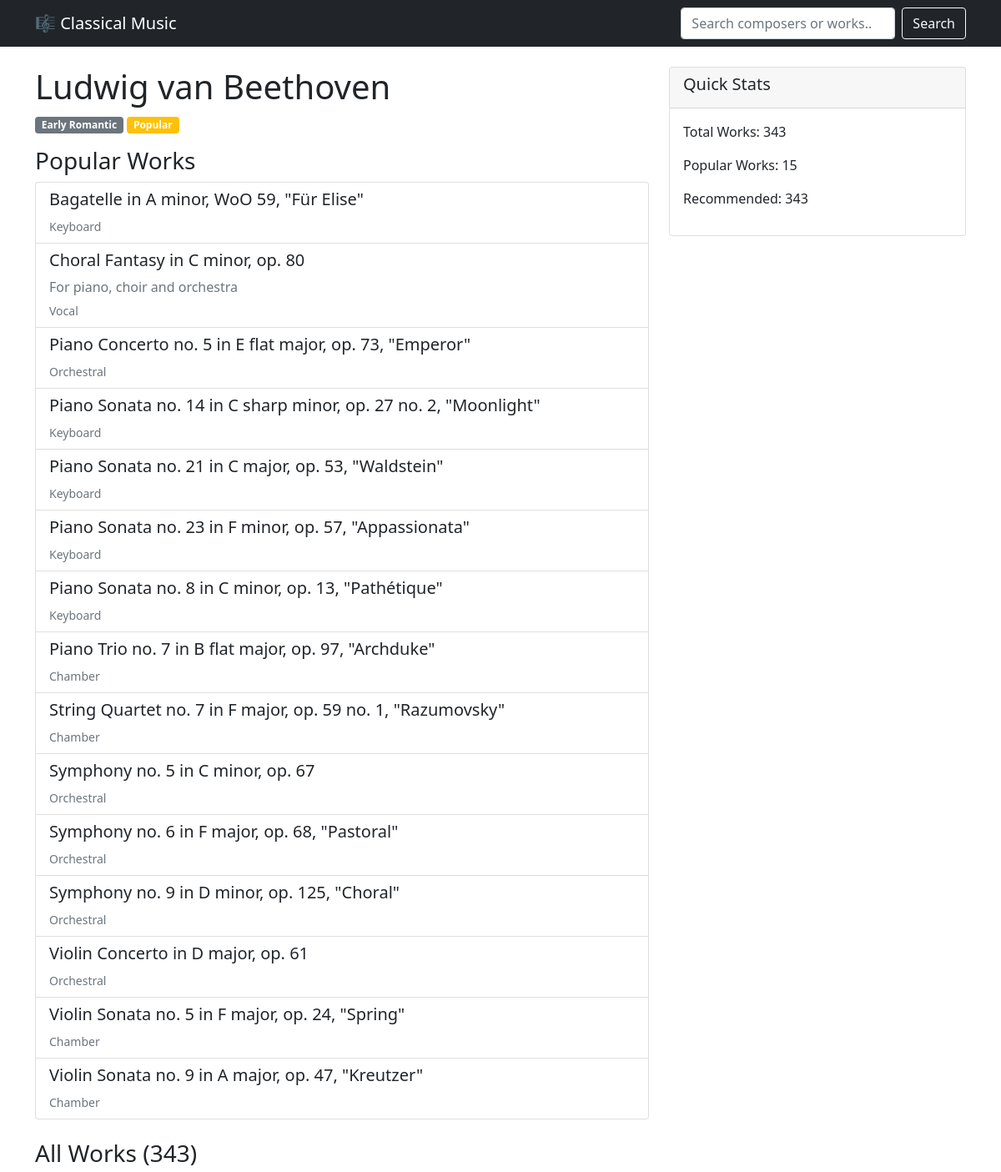
/catalog/composer/15/ (upper part), run on the app's committed database.
### catalog/models.py (models this page shows, shortened)
class Composer(models.Model):
    name = models.TextField(unique=True, blank=True, null=True)
    name_ko = models.TextField(blank=True, null=True)
    lastname_ko = models.TextField(blank=True, null=True)
    complete_name = models.TextField(blank=True, null=True)
    portrait = models.TextField(blank=True, null=True)
    birth = models.DateField()
    death = models.DateField(blank=True, null=True)
    epoch = models.TextField()
    country = models.TextField(blank=True, null=True)
    recommended = models.BooleanField(blank=True, null=True)
    popular = models.BooleanField(blank=True, null=True)

class Work(models.Model):
    composer = models.ForeignKey(Composer, models.DO_NOTHING)
    title = models.TextField(blank=True, null=True)
    title_ko = models.TextField(blank=True, null=True)
    subtitle = models.TextField(blank=True, null=True)
    subtitle_ko = models.TextField(blank=True, null=True)
    searchterms = models.TextField(blank=True, null=True)
    genre = models.TextField()
    year = models.DateField(blank=True, null=True)
    recommended = models.BooleanField(blank=True, null=True)
    popular = models.BooleanField(blank=True, null=True)

### catalog/views.py (the view)
# urls.py: path('composer/<int:composer_id>/', views.composer_detail, name='composer_detail'),
def composer_detail(request, composer_id):
    composer = get_object_or_404(Composer, id=composer_id)
    works = Work.objects.filter(composer=composer).order_by('title')
    popular_works = works.filter(popular=True)
    return render(request, 'catalog/composer_detail.html', {
        'composer': composer,
        'works': works,
        'popular_works': popular_works
    })

### catalog/templates/catalog/composer_detail.html (shortened to what this page needs)
{% extends 'catalog/base.html' %}
{% block content %}
<div class="row">
    <div class="col-md-8">
        <h1>{{ composer.complete_name }}</h1>
        <div class="mb-3">
            <span class="badge bg-secondary">{{ composer.epoch }}</span>
            {% if composer.popular %}
            <span class="badge bg-warning">Popular</span>
            {% endif %}
        </div>
        {% if popular_works %}
        <h3>Popular Works</h3>
        <div class="list-group mb-4">
            {% for work in popular_works %}
            <div class="list-group-item">
                <h5>{{ work.title }}</h5>
                {% if work.subtitle %}
                <p class="text-muted mb-1">{{ work.subtitle }}</p>
                {% endif %}
                <small class="text-muted">{{ work.genre }}</small>
            </div>
            {% endfor %}
        </div>
        {% endif %}
        <h3>All Works ({{ works|length }})</h3>
    </div>
    <div class="col-md-4">
        <div class="card">
            <div class="card-header">
                <h5>Quick Stats</h5>
            </div>
            <div class="card-body">
                <p>Total Works: {{ works|length }}</p>
                <p>Popular Works: {{ popular_works|length }}</p>
                <p>Recommended: {{ works|length }}</p>
            </div>
        </div>
    </div>
</div>
{% endblock %}

### catalog/templates/catalog/base.html (shortened to what this page needs)
<!DOCTYPE html>
<html lang="ko">
<head>
    <link href="https://cdn.jsdelivr.net/npm/bootstrap@5.1.3/dist/css/bootstrap.min.css" rel="stylesheet">
</head>
<body>
    <nav class="navbar navbar-expand-lg navbar-dark bg-dark">
        <div class="container">
            <a class="navbar-brand" href="{% url 'catalog:index' %}">🎼 Classical Music</a>
            <form class="d-flex" method="GET" action="{% url 'catalog:search' %}">
                <input class="form-control me-2" type="search" name="q" placeholder="Search composers or works..." value="{{ request.GET.q }}">
                <button class="btn btn-outline-light" type="submit">Search</button>
            </form>
        </div>
    </nav>
    <div class="container mt-4">
        {% block content %}
        {% endblock %}
    </div>
</body>
</html>

### data on the page
Composer: complete_name "Ludwig van Beethoven", epoch "Early Romantic"
Work: title "Bagatelle in A minor, WoO 59, \"Für Elise\"", genre "Keyboard"
Work: title "Choral Fantasy in C minor, op. 80", subtitle "For piano, choir and orchestra", genre "Vocal"
Work: title "Piano Concerto no. 5 in E flat major, op. 73, \"Emperor\"", genre "Orchestral"
Work: title "Piano Sonata no. 14 in C sharp minor, op. 27 no. 2, \"Moonlight\"", genre "Keyboard"
Work: title "Piano Sonata no. 21 in C major, op. 53, \"Waldstein\"", genre "Keyboard"
Work: title "Piano Sonata no. 23 in F minor, op. 57, \"Appassionata\"", genre "Keyboard"
Work: title "Piano Sonata no. 8 in C minor, op. 13, \"Pathétique\"", genre "Keyboard"
Work: title "Piano Trio no. 7 in B flat major, op. 97, \"Archduke\"", genre "Chamber"
Work: title "String Quartet no. 7 in F major, op. 59 no. 1, \"Razumovsky\"", genre "Chamber"
Work: title "Symphony no. 5 in C minor, op. 67", genre "Orchestral"
Work: title "Symphony no. 6 in F major, op. 68, \"Pastoral\"", genre "Orchestral"
Work: title "Symphony no. 9 in D minor, op. 125, \"Choral\"", genre "Orchestral"
Work: title "Violin Concerto in D major, op. 61", genre "Orchestral"
Work: title "Violin Sonata no. 5 in F major, op. 24, \"Spring\"", genre "Chamber"
Work: title "Violin Sonata no. 9 in A major, op. 47, \"Kreutzer\"", genre "Chamber"

### other printed values
{{ works|length }} "343"
{{ popular_works|length }} "15"
